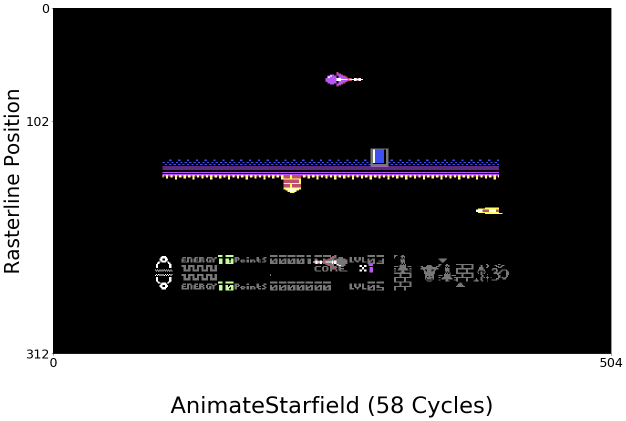
#> input picture src/main_game/main_loop/main5006.png, 1252 x 842 px, given in place of main5000.png, which was not available (shown at 1/2 size)
$ jupyter execute --allow-errors 'Trace the Main Game Raster Interrupts.ipynb'   (shell and % lines are left out)   (text cells are left out)
#> lines starting #> are read from the running program, lines starting #| are printed output that depends on the picture; pictures that were not available may be replaced by others from this repository, and a replacement may not be noted
[cell 1]
routines = {
"6c91": "AnimateStarfield",
"6d4c": "AnimateStarfield-Finish",
"6c26": "PerformMainGameUpdate",
"6c6b": "PerformMainGameUpdate-Finish",
}

routine_names = {
"6c91": "AnimateStarfield",
"6d4c": "AnimateStarfield-Finish",
"6c26": "PerformMainGameUpdate",
"6c6b": "PerformMainGameUpdate-Finish",
}

[cell 2]
log_file = "IridisAlphaMainGameInterrupts.txt"
input_file = open(log_file,'r')
#> (reads notebooks/IridisAlphaMainGameInterrupts.txt from the repository)
curr, curr_count, curr_raster, curr_cycles = "", 0, [], []
prev_program_counter = 0

routine_history = []
lines = input_file.readlines()
c = 0
for i in range(6, len(lines), 5):
    address = lines[i][16:20]
    raster = lines[i][23:26].strip()
    prev_program_counter = int(lines[i+1][70:78])
    program_counter = int(lines[i+4][70:78])
    cycles = program_counter - prev_program_counter

    routine = routine_names[address]
    routine_history += [(routine, raster, cycles, f"main_game/main{c}.png")]
    c += 1
#> further down, img is the input picture: PIL image 1252x842 RGBA; mean R, G, B, A 69.7, 69, 69.9, 255
#> `background = Image.new('RGB', (504,312), "black")`: background: PIL image 504x312 RGB; every value is 0
#> `background.paste(img, (60,20))`:
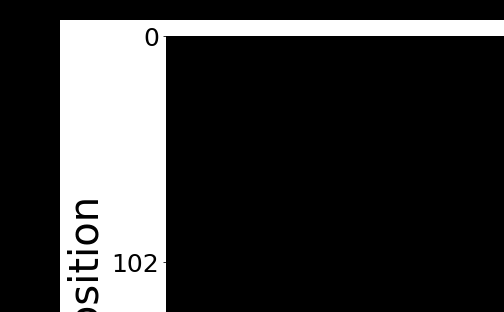
#> background: PIL image 504x312 RGB; min 0, max 255, mean 56.8

[cell 3]
import matplotlib.pyplot as plt
import matplotlib.ticker as ticker
import numpy as np

def createGraph(img, ylabel, raster, label_size):
#> pass 2 of the loop `for routine, raster, cycles, file_name in routine_history[5000:5400]:`:
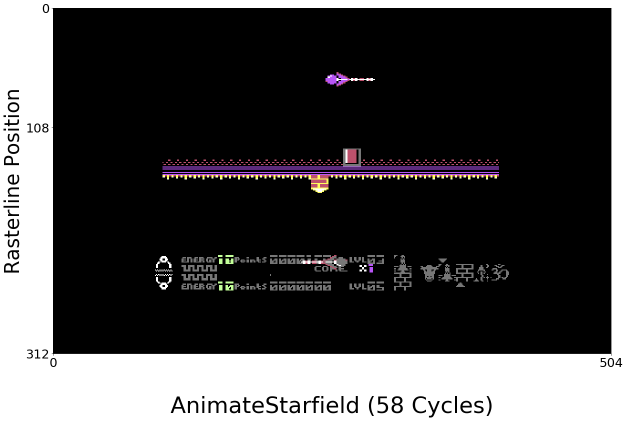
#> input picture src/main_game/main_loop/main5018.png, 1252 x 842 px, given in place of main5001.png, which was not available (shown at 1/2 size)
#> img is the input picture: PIL image 1252x842 RGBA; mean R, G, B, A 69.9, 68.9, 69.6, 255
#> `background.paste(img, (60,20))`:
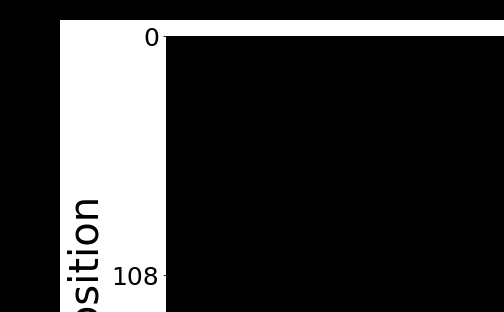
#> background: PIL image 504x312 RGB; min 0, max 255, mean 56.8
#> `cropped = img.crop((31, 32,353,242))`:
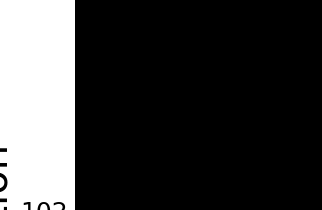
#> cropped: PIL image 322x210 RGBA; mean R, G, B, A 58.4, 58.4, 58.4, 255
#> pass 2 of the loop `for i, (routine, raster, cycles, file_name) in enumerate(routine_histo..`:
#> `cropped = img.crop((31, 32,353,242))`:
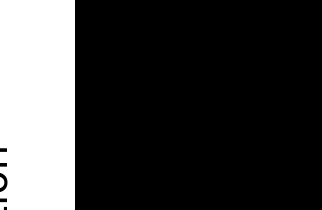
#> cropped: PIL image 322x210 RGBA; mean R, G, B, A 58.8, 58.8, 58.8, 255
    fig, ax = plt.subplots(figsize=(20,20))
    ax.imshow(img, extent=(0,504,312,0))
    ax.set_ylabel("Rasterline Position", fontsize = 40)

    ax.set_yticks([0,int(raster),312])
    ax.set_xticks([0,504])
    plt.yticks(fontsize=label_size)
    plt.xticks(fontsize=label_size)

    ax.set_xlabel(f"\n{ylabel}", fontsize = 45)
    #ax.set_xlabel(r'\begin{center}X-axis\\*\textit{\small{' + label + r'}}\end{center}')
    return plt

[cell 4]
import imageio
from PIL import Image

#> (the rest of this cell did not finish here and is left out)

[cell 5]
import imageio
from PIL import Image

#> (the rest of this cell did not finish here and is left out)
